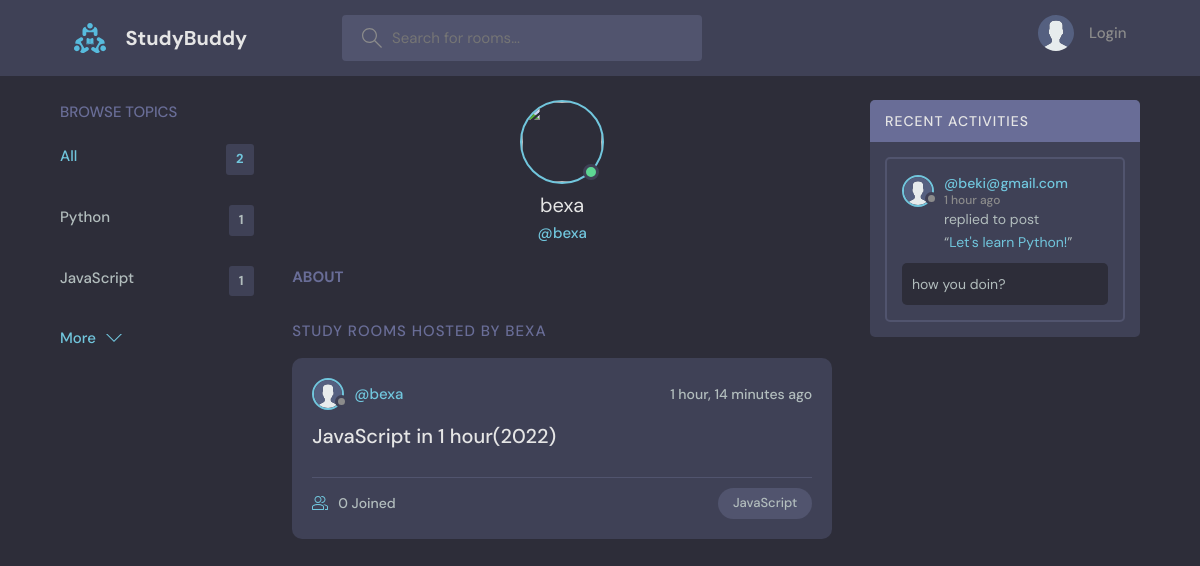
The app's page /profile/2/ with its own data.
### base/models.py (models this page shows, shortened)
class Topic(models.Model):
  name = models.CharField(max_length=200)

class User(AbstractUser):
  name = models.CharField(max_length=200, null=True)
  email = models.EmailField(unique=True, null=True)
  bio = models.TextField(null=True)
  avatar = models.ImageField(null=True, default="avatar.svg")
  USERNAME_FIELD = 'email'
  REQUIRED_FIELDS = []

class Room(models.Model):
  host = models.ForeignKey(User, on_delete=models.SET_NULL, null=True)
  topic = models.ForeignKey(Topic, on_delete=models.SET_NULL,
                            null=True)  # By saying null=True we are allowing the database to be empty
  name = models.CharField(max_length=200)
  description = models.TextField(null=True,
                                 blank=True)  # By default null is set to true (it simply means it is allowed to be blank; null for the database and blank for the form)
  participants = models.ManyToManyField(User, related_name='participants', blank=True)
  updated = models.DateTimeField(
    auto_now=True)  # (auto_now = True) It simply means when the post is saved take a time stamp
  created = models.DateTimeField(auto_now_add=True)  # Takes a time stamp when a post is created
  class Meta:
    ordering = ['-updated', '-created']
  def __str__(self):
    return self.name

class Message(models.Model):
  user = models.ForeignKey(User, on_delete=models.CASCADE)
  room = models.ForeignKey(Room,
                           on_delete=models.CASCADE)  # ForeignKey - many-to-one relationship. Requires two positional arguments: the class to which the model is related and the on_delete option
  body = models.TextField()
  updated = models.DateTimeField(auto_now=True)
  created = models.DateTimeField(auto_now_add=True)
  class Meta:
    ordering = ['-updated', '-created']

### base/views.py (the view)
# urls.py: path('profile/<str:pk>/', views.userProfile, name="user-profile"),
def userProfile(request, pk):
  user = User.objects.get(id=pk)
  rooms = user.room_set.all()
  room_messages = user.message_set.all()
  topics = Topic.objects.all()
  context = {'user': user, 'rooms': rooms, 'room_messages': room_messages, 'topics': topics}
  return render(request, 'base/profile.html', context)

### base/templates/base/profile.html (shortened to what this page needs)
{% extends 'main.html' %}
{% block content %}
  <main class="profile-page layout layout--3">
    <div class="container">
      {% include 'base/topics_component.html' %}
      <div class="roomList">
        <div class="profile">
          <div class="profile__avatar">
            <div class="avatar avatar--large active">
              <img src="{{ request.user.avatar.url }}"/>
            </div>
          </div>
          <div class="profile__info">
            <h3>{{ user.username }}</h3>
            <p>@{{ user.username }}</p>
          </div>
          <div class="profile__about">
            <h3>About</h3>
          </div>
        </div>
        <div class="roomList__header">
          <div>
            <h2>Study Rooms Hosted by {{ user.username }}</h2>
          </div>
        </div>
        {% include 'base/feed_component.html' %}
      </div>
      {% include 'base/activity_component.html' %}
    </div>
  </main>
{% endblock content %}

### base/templates/base/topics_component.html
<div class="topics">
  <div class="topics__header">
    <h2>Browse Topics</h2>
  </div>
  <ul class="topics__list">
    <li>
      <a href="{% url 'home' %}" class="active">All <span>{{ topics.count }}</span></a>
    </li>
    {% for topic in topics %}
      <li>
        <a href="{% url 'home' %}?q={{ topic.name }}">{{ topic.name }}<span>{{ topic.room_set.all.count }}</span></a>
      </li>
    {% endfor %}
  </ul>
  <a class="btn btn--link" href="{% url 'topics' %}">
    More
    <svg version="1.1" xmlns="http://www.w3.org/2000/svg" width="32" height="32" viewBox="0 0 32 32">
      <title>chevron-down</title>
      <path d="M16 21l-13-13h-3l16 16 16-16h-3l-13 13z"></path>
    </svg>
  </a>
</div>

### base/templates/base/feed_component.html (shortened to what this page needs)
{% for room in rooms %}
  <div class="roomListRoom">
    <div class="roomListRoom__header">
      <a href="{% url 'user-profile' room.host.id %}" class="roomListRoom__author">
        <div class="avatar avatar--small">
          <img src="{{ room.host.avatar.url }}"/>
        </div>
        <span>@{{ room.host.username }}</span>
      </a>
      <div class="roomListRoom__actions">
        <span>{{ room.created|timesince }} ago</span>
      </div>
    </div>
    <div class="roomListRoom__content">
      <a href="{% url 'room' room.id %}">{{ room.name }}</a>
    </div>
    <div class="roomListRoom__meta">
      <a href="{% url 'room' room.id %}" class="roomListRoom__joined">
        {{ room.participants.all.count }} Joined
      </a>
      <p class="roomListRoom__topic">{{ room.topic.name }}</p>
    </div>
  </div>
{% endfor %}

### base/templates/base/activity_component.html (shortened to what this page needs)
<div class="activities">
  <div class="activities__header">
    <h2>Recent Activities</h2>
  </div>
  {% for message in room_messages %}
    <div class="activities__box">
      <div class="activities__boxHeader roomListRoom__header">
        <a href="{% url 'user-profile' message.user.id %}" class="roomListRoom__author">
          <div class="avatar avatar--small">
            <img src="{{ message.user.avatar.url }}"/>
          </div>
          <p>
            @{{ message.user }}
            <span>{{ message.created|timesince }} ago</span>
          </p>
        </a>
      </div>
      <div class="activities__boxContent">
        <p>replied to post <br> “<a href="{% url 'room' message.room.id %}">{{ message.room }}</a>”</p>
        <div class="activities__boxRoomContent">
          {{ message.body }}
        </div>
      </div>
    </div>
  {% endfor %}
</div>

### records on screen
Topic: name "Python", room_set.all.count "1"
Topic: name "JavaScript", room_set.all.count "1"
User: username "bexa", username "BEXA"
Room: host.avatar (placeholder picture), host.username "bexa", created "1 hour, 14 minutes", name "JavaScript in 1 hour(2022)", participants.all.count "0", topic.name "JavaScript"
Message: user.avatar (placeholder picture), user "beki@gmail.com", created "1 hour", room "Let's learn Python!", body "how you doin?"

### other values on screen
{{ topics.count }} "2"
